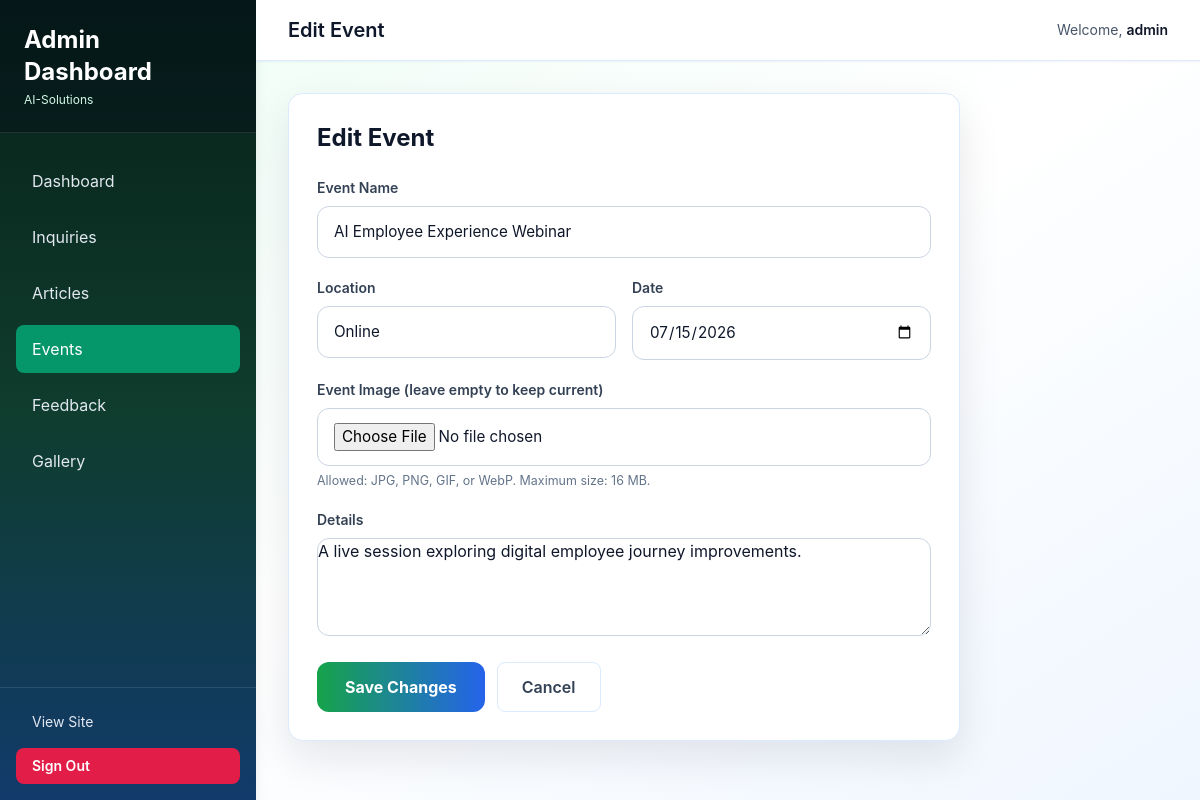
Page /admin/events/1/edit (signed in) on the earlier database version.
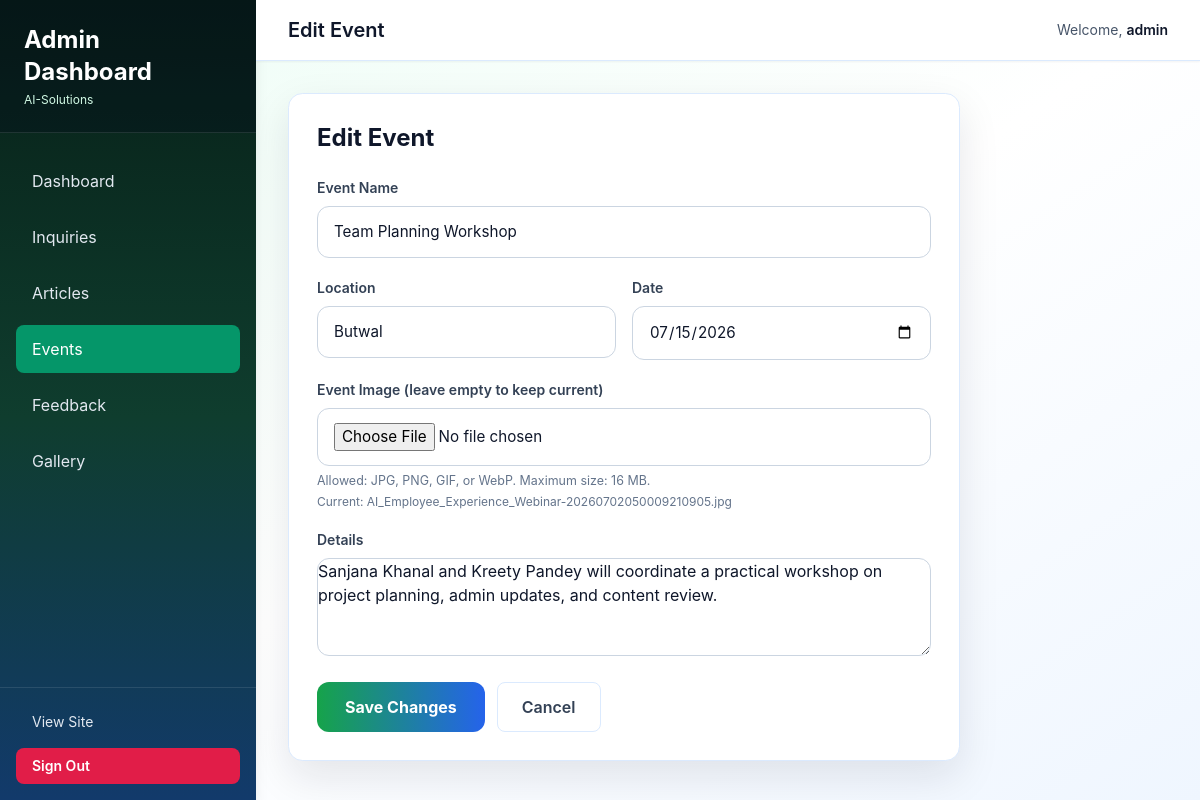
Same page on the later database version.
### models/__init__.py (models this page shows)
class Event(db.Model):
    __tablename__ = "events"
    id = db.Column(db.Integer, primary_key=True)
    name = db.Column(db.String(180), nullable=False)
    location = db.Column(db.String(200), nullable=False)
    date = db.Column(db.String(80), nullable=False)
    details = db.Column(db.Text, nullable=True)
    image_filename = db.Column(db.String(200), nullable=True)
    created_at = db.Column(db.DateTime, default=lambda: datetime.now(UTC))
    gallery_items = db.relationship(
        "GalleryItem",
        back_populates="event",
        cascade="all, delete-orphan",
        order_by="GalleryItem.created_at.desc()",
    )

### routes/admin.py (the view, shortened to what this page needs)
@admin_bp.route("/events/<int:event_id>/edit", methods=["GET", "POST"])
@login_required
def edit_event(event_id):
    event = Event.query.get_or_404(event_id)
    return render_template("admin/edit_event.html", event=event)

### routes/admin.py (called while the page is built)
def login_required(view):
    @wraps(view)
    def wrapped_view(**kwargs):
        if not session.get("admin_authenticated"):
            flash("Please sign in to access the admin dashboard.", "warning")
            return redirect(url_for("admin.login"))
        return view(**kwargs)
    wrapped_view.__name__ = view.__name__
    return wrapped_view

### templates/admin/edit_event.html (shortened to what this page needs)
{% extends 'admin_base.html' %}
{% block page_title %}Edit Event{% endblock %}
{% block content %}
<div class="max-w-2xl">
    <div class="admin-card">
        <h2 class="text-2xl font-bold text-slate-900 mb-6">Edit Event</h2>
        <form method="post" enctype="multipart/form-data" class="space-y-5" data-live-validate>
            <div>
                <label class="block text-sm font-semibold text-slate-700 mb-2">Event Name</label>
                <input type="text" name="name" value="{{ event.name }}" class="w-full" required maxlength="160" />
            </div>
            <div class="grid grid-cols-1 md:grid-cols-2 gap-4">
                <div>
                    <label class="block text-sm font-semibold text-slate-700 mb-2">Location</label>
                    <input type="text" name="location" value="{{ event.location }}" class="w-full" required maxlength="160" />
                </div>
                <div>
                    <label class="block text-sm font-semibold text-slate-700 mb-2">Date</label>
                    <input type="date" name="date" value="{{ event.date }}" class="w-full" required />
                </div>
            </div>
            <div>
                <label class="block text-sm font-semibold text-slate-700 mb-2">Event Image (leave empty to keep current)</label>
                <input type="file" name="image" accept="image/jpeg,image/png,image/gif,image/webp" class="w-full" data-max-size-mb="16" />
                <p class="field-hint">Allowed: JPG, PNG, GIF, or WebP. Maximum size: 16 MB.</p>
                {% if event.image_filename %}
                <p class="text-xs text-slate-500 mt-1">Current: {{ event.image_filename }}</p>
                {% endif %}
            </div>
            <div>
                <label class="block text-sm font-semibold text-slate-700 mb-2">Details</label>
                <textarea name="details" class="w-full" rows="4" maxlength="1200">{{ event.details }}</textarea>
            </div>
            <div class="flex gap-3">
                <button type="submit" class="px-6 py-3 bg-gradient-to-r from-emerald-500 to-blue-600 text-white rounded-lg font-semibold hover:shadow-lg">Save Changes</button>
                <a href="{{ url_for('admin.manage_events') }}" class="px-6 py-3 border border-slate-300 rounded-lg text-slate-700 font-semibold hover:bg-slate-50">Cancel</a>
            </div>
        </form>
    </div>
</div>
{% endblock %}

Differences in the rows shown:
changed Event: name "AI Employee Experience Webinar" → "Team Planning Workshop"; location "Online" → "Butwal"; image_filename (not shown) → "AI_Employee_Experience_Webinar-20260702050009210905.jpg"; details "A live session exploring digital employee journey improvements." → "Sanjana Khanal and Kreety Pandey will coordinate a practical workshop on project planning, admin updates, and content review."
Other differences:
text now shown: "Current:"
